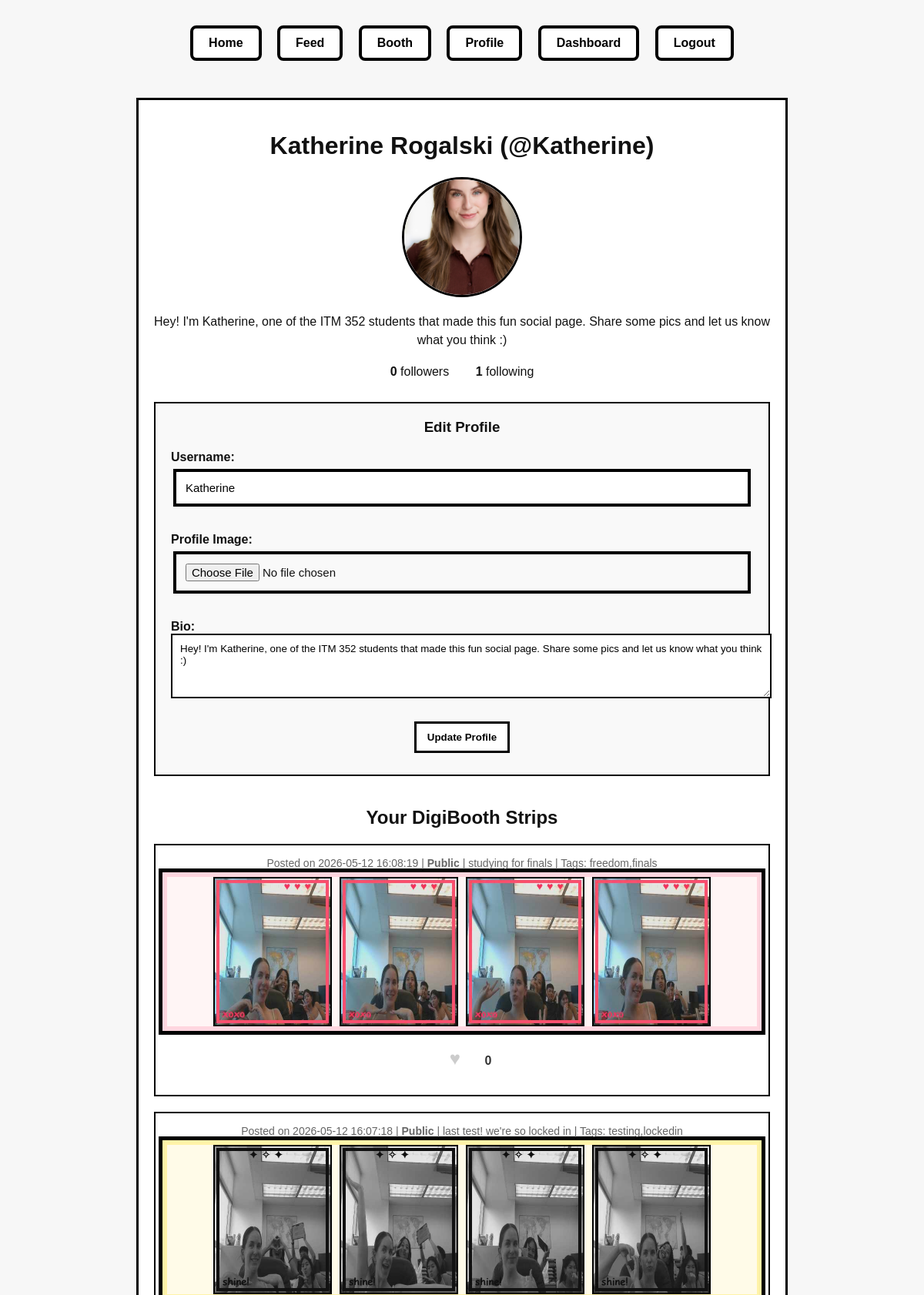
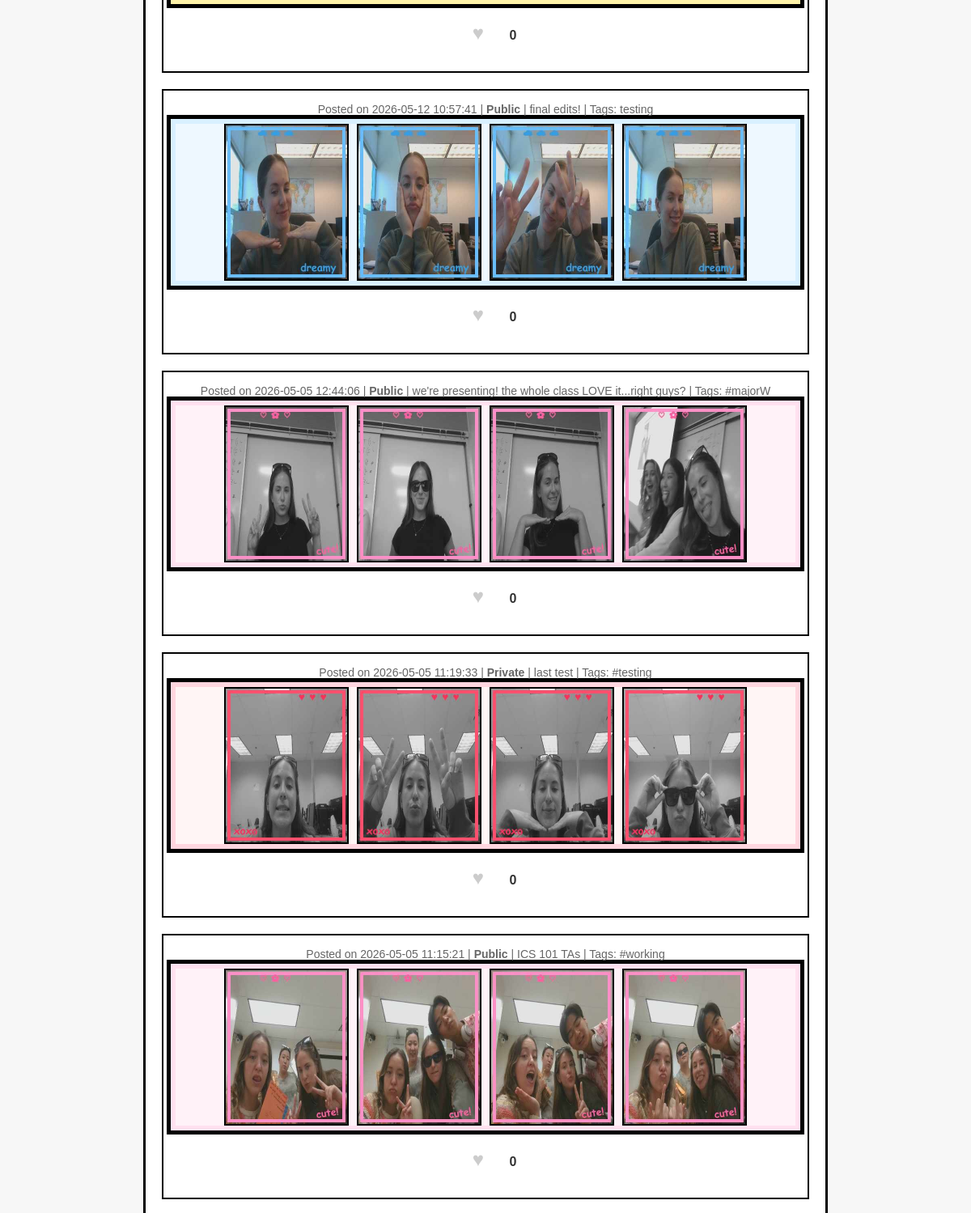
Page /profile (signed in, upper part) on the committed database (2 pictures, top to bottom).
### tables this page shows
CREATE TABLE users (
            id INTEGER PRIMARY KEY AUTOINCREMENT,
            name TEXT NOT NULL,
            username TEXT NOT NULL UNIQUE,
            email TEXT NOT NULL UNIQUE,
            confirmed INTEGER DEFAULT 0,
            confirmation_code TEXT NOT NULL,
            created_at TEXT NOT NULL
        , profile_image TEXT, bio TEXT);

CREATE TABLE posts (
           id INTEGER PRIMARY KEY AUTOINCREMENT,
           username TEXT NOT NULL,
           image_filenames TEXT NOT NULL,  -- JSON string
           filter_choice TEXT,
           frame_choice TEXT,
           layout_choice TEXT,
           caption TEXT,
           tags TEXT,
           timestamp TEXT NOT NULL
       , privacy TEXT DEFAULT 'public');

### app.py (the view)
@app.route("/profile")
@app.route("/profile/<username>")
def profile(username=None):
   if "username" not in session:
       return redirect("/signin")
   current_user = session["username"]
   if username is None:
       username = current_user
   conn = get_db_connection()
   user = conn.execute("SELECT * FROM users WHERE username = ?", (username,)).fetchone()
   if user is None:
       conn.close()
       return "User not found", 404
   user_posts = conn.execute("SELECT * FROM posts WHERE username = ? ORDER BY timestamp DESC", (username,)).fetchall()
   follower_count = conn.execute(
       "SELECT COUNT(*) as count FROM follows WHERE followed_username = ?",
       (username,)
   ).fetchone()["count"]
   following_count = conn.execute(
       "SELECT COUNT(*) as count FROM follows WHERE follower_username = ?",
       (username,)
   ).fetchone()["count"]
   is_following = False
   if current_user != username:
       is_following = conn.execute(
           "SELECT 1 FROM follows WHERE follower_username = ? AND followed_username = ?",
           (current_user, username)
       ).fetchone() is not None
   posts = []
   for row in user_posts:
       post = dict(row)
       post["image_filenames"] = json.loads(post["image_filenames"])
       like_count = conn.execute(
           "SELECT COUNT(*) as count FROM likes WHERE post_id = ?",
           (post["id"],)
       ).fetchone()["count"]
       post["like_count"] = like_count
       user_liked = conn.execute(
           "SELECT 1 FROM likes WHERE post_id = ? AND username = ?",
           (post["id"], current_user)
       ).fetchone() is not None
       post["user_liked"] = user_liked
       posts.append(post)
   conn.close()
   return render_template("profile.html",
                         user=user,
                         posts=posts,
                         follower_count=follower_count,
                         following_count=following_count,
                         is_following=is_following,
                         is_own_profile=(current_user == username))

### app.py (called while the page is built)
def get_db_connection():
   conn = sqlite3.connect(DATABASE)
   conn.row_factory = sqlite3.Row
   return conn

### templates/profile.html (shortened to what this page needs)
<!DOCTYPE html>
<html>
<head>
   <link rel="stylesheet" href="{{ url_for('static', filename='style.css') }}">
</head>
<body>
{% include "_navbar.html" %}
<div class="profile-container">
   <div class="profile-header">
       <h1>{{ user['name'] }} (@{{ user['username'] }})</h1>
       {% if user['profile_image'] %}
           <img src="{{ url_for('static', filename='uploads/' + user['profile_image']) }}" alt="Profile Image" class="profile-image">
       {% else %}
           <div class="profile-image placeholder">{{ user['name'][0].upper() }}</div>
       {% endif %}
       {% if user['bio'] %}
           <p class="bio">{{ user['bio'] }}</p>
       {% else %}
           <p class="bio">No bio yet.</p>
       {% endif %}
       <div class="follow-stats">
           <span class="stat"><strong>{{ follower_count }}</strong> followers</span>
           <span class="stat"><strong>{{ following_count }}</strong> following</span>
       </div>
   </div>
   {% if is_own_profile %}
   <div class="edit-form">
       <h3>Edit Profile</h3>
       <form action="/update_profile" method="POST" enctype="multipart/form-data">
           <label>Username:</label>
           <input type="text" name="username" value="{{ user['username'] }}" required>
           <br><br>
           <label>Profile Image:</label>
           <input type="file" name="profile_image" accept="image/*">
           <br><br>
           <label>Bio:</label>
           <textarea name="bio" rows="4" placeholder="Tell us about yourself...">{{ user['bio'] or '' }}</textarea>
           <br><br>
           <button type="submit">Update Profile</button>
       </form>
   </div>
   {% endif %}
   <div class="posts-section">
       <h2>
           {% if is_own_profile %}
               Your DigiBooth Strips
           {% else %}
               {{ user['name'] }}'s DigiBooth Strips
           {% endif %}
       </h2>
       {% if posts %}
           {% for post in posts %}
               <div class="post">
                   <div class="post-meta">
                       Posted on {{ post['timestamp'] }}
                       {% if post['privacy'] == 'private' %}
                           | <strong>Private</strong>
                       {% else %}
                           | <strong>Public</strong>
                       {% endif %}
                       {% if post['caption'] %} | {{ post['caption'] }}{% endif %}
                       {% if post['tags'] %} | Tags: {{ post['tags'] }}{% endif %}
                   </div>
                   <div class="post-images frame-{{ post['frame_choice'] }}">
                       {% for filename in post['image_filenames'] %}
                           <img src="{{ url_for('static', filename='uploads/' + filename) }}" alt="Photo">
                       {% endfor %}
                   </div>
                   <div class="like-section">
                       <button class="like-button {% if post.user_liked %}liked{% endif %}"
                               data-post-id="{{ post.id }}"
                               onclick="toggleLike({{ post.id }})">
                           ♥
                       </button>
                       <span class="like-count">{{ post.like_count }}</span>
                   </div>
               </div>
           {% endfor %}
       {% else %}
           <p>You haven't created any photostrips yet. <a href="/booth">Create your first one!</a></p>
       {% endif %}
   </div>
</div>
</body>
</html>

### static/style.css (style rules this page uses)
body { margin: 0; font-family: "Comic Sans MS", "Trebuchet MS", Arial, sans-serif; background: #f7f7f7; color: #111; text-align: center; }
label { display: block; text-align: left; font-weight: bold; margin-top: 16px; }
input { width: 95%; padding: 12px; margin-top: 6px; border: 4px solid black; font-size: 15px; }
button { margin: 8px; padding: 10px 14px; border: 3px solid black; background: white; color: black; font-weight: bold; cursor: pointer; }
.frame-pink { border-color: #ff8fc7; background: #fff2f8; box-shadow: 0 0 0 6px #ffe1f0, 0 0 0 11px black; }
.frame-stars { background: #fffbe8; box-shadow: 0 0 0 6px #fff3a8, 0 0 0 11px black; }
.frame-hearts { border-color: #ff4f6d; background: #fff5f5; box-shadow: 0 0 0 6px #ffd6df, 0 0 0 11px black; }
.frame-clouds { border-color: #68bdfc; background: #eef8ff; box-shadow: 0 0 0 6px #d8f0ff, 0 0 0 11px black; }

### templates/profile.html (style rules this page uses)
.profile-container { max-width: 800px; margin: 40px auto; padding: 20px; background: white; border: 3px solid black; }
.profile-header { text-align: center; margin-bottom: 30px; }
.profile-image { width: 150px; height: 150px; border-radius: 50%; border: 3px solid black; object-fit: cover; margin: 0 auto 20px; display: block; }
.bio { margin: 20px 0; font-size: 16px; line-height: 1.5; }
.follow-stats { margin: 15px 0; text-align: center; }
.stat { margin: 0 15px; font-size: 16px; }
.posts-section { margin-top: 40px; }
.post { border: 2px solid black; margin: 20px 0; padding: 15px; background: white; }
.post-images { display: flex; gap: 10px; margin-bottom: 10px; justify-content: center; }
.post img { max-width: 150px; max-height: 200px; object-fit: cover; border: 2px solid black; }
.post-meta { font-size: 14px; color: #666; margin-bottom: 10px; }
.edit-form { margin-top: 30px; padding: 20px; border: 2px solid black; background: #f9f9f9; }
.edit-form h3 { margin-top: 0; }
textarea { width: 100%; padding: 10px; border: 2px solid black; font-family: inherit; resize: vertical; }
.like-section { text-align: center; margin-top: 10px; }
.like-button { background: none; border: none; font-size: 24px; cursor: pointer; color: #ccc; transition: color 0.2s; }
.like-count { margin-left: 5px; font-size: 16px; font-weight: bold; color: #333; }

### rows in the picture
users: name "Katherine Rogalski", username "Katherine", profile_image (picture), bio "Hey! I'm Katherine, one of the ITM 352 students that made this fun social page. Share some pics and let us know what you think :)"
posts: timestamp "2026-05-12 16:08:19", privacy "Public", caption "studying for finals", tags "freedom,finals", like_count "0"
posts: timestamp "2026-05-12 16:07:18", privacy "Public", caption "last test! we're so locked in", tags "testing,lockedin", like_count "0"
posts: timestamp "2026-05-12 10:57:41", privacy "Public", caption "final edits!", tags "testing", like_count "0"
posts: timestamp "2026-05-05 12:44:06", privacy "Public", caption "we're presenting! the whole class LOVE it...right guys?", tags "#majorW", like_count "0"
posts: timestamp "2026-05-05 11:19:33", privacy "Private", caption "last test", tags "#testing", like_count "0"
posts: timestamp "2026-05-05 11:15:21", privacy "Public", caption "ICS 101 TAs", tags "#working", like_count "0"

### other values in the picture
{{ follower_count }} "0"
{{ following_count }} "1"
